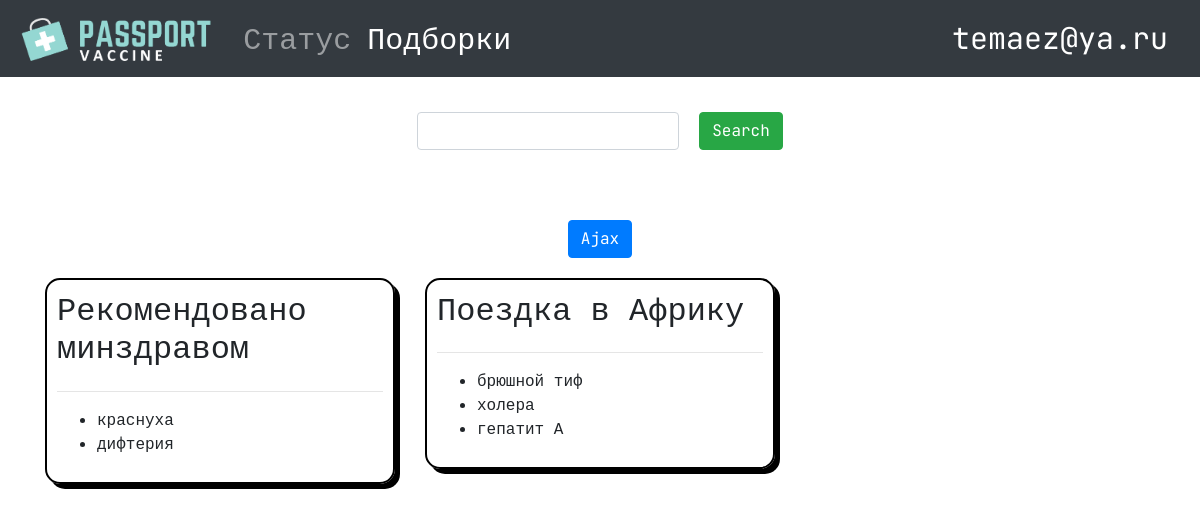
/collections (signed in), run on the app's committed database.
### vaccineapp/models.py (models this page shows, shortened)
class Collection(models.Model):
    name = models.CharField(max_length=200)
    diseases = models.ManyToManyField(Disease, verbose_name="заболевания", blank=True)
    class Meta:
        verbose_name = "Коллекция"
        verbose_name_plural = "Коллекции"
    def get_absolute_url(self):
        return reverse("collection-detail", kwargs={"pk": self.pk})

class Disease(models.Model):
    name = models.CharField(max_length=200)
    vaccines = models.ManyToManyField(Vaccine, verbose_name="вакцины", blank=True)
    class Meta:
        verbose_name = "Заболевание"
        verbose_name_plural = "Заболевания"

### vaccineapp/views.py (the view)
# urls.py: path('collections', views.CollectionList.as_view(), name='collection-list'),
class CollectionList(LoginRequiredMixin, ListView):
    model = Collection

### vaccineapp/templates/vaccineapp/collection_list.html (shortened to what this page needs)
{% extends 'base.html'%} {% load static %} {%block content%}
<main role="main" class="container">
  <div class="row">
    <form method="GET" style="margin-bottom: 50px" class="w-100">
      <div class="row justify-content-center">
        <div class="w-80" style="margin-right: 20px">
          <input
            name="search"
            type="text"
            class="form-control"
            value="{{request.GET.search}}"
            id="ajax-search"
          />
        </div>
        <div class="w-30">
          <input type="submit" value="Search" class="btn btn-success" />
        </div>
      </div>
    </form>
  </div>
  <div class="row" style="margin: 10px">
    <div class="col-12">
      <div class="row justify-content-center" style="margin: 10px">
        <button id="ajax-btn" class="btn btn-primary">Ajax</button>
      </div>
    </div>
  </div>
  <div class="row">
    {%for collection in collection_list%}
    <div class="col-lg-4 col-md-6 col-sm-12">
      <div class="article collection__article">
        <div
          class="collection__container"
          onclick="redirect('{{collection.get_absolute_url}}')"
        >
          <div class="row">
            <div class="col-md-12"><h2>{{collection.name}}</h2></div>
          </div>
          <hr />
          <div class="row">
            <div class="col-md-12">
              <ul>
                {%for disease in collection.diseases.all %}
                <li>{{disease.name}}</li>
                {%endfor%}
              </ul>
            </div>
          </div>
        </div>
      </div>
    </div>
    {%endfor%}
  </div>
</main>
{%endblock%}

### vaccineapp/templates/navbar.html (shortened to what this page needs)
{% load static %}
<nav class="navbar navbar-expand-md navbar-dark fixed-top bg-dark">
    <a class="navbar-brand" href="#">
        <img src="{% static 'img/vaccine_logo.png' %}" height="50" class="d-inline-block align-top" alt="" loading="lazy">
    </a>
    {% if user.is_authenticated %}
    <div class="collapse navbar-collapse" id="navbarCollapse">
        <ul class="navbar-nav mr-auto">
        <li class="nav-item {%if request.path_info == '/' %}active{%endif%}">
            <a class="nav-link" href="/">Статус <span class="sr-only">(current)</span> </a>
        </li>
        <li class="nav-item {%if 'collections' in request.build_absolute_uri   %}active{%endif%}"">
            <a class="nav-link" href="/collections">Подборки</a>
        </li>
        </ul>
    </div>
    <div class="nav-item dropdown my-2 my-lg-0" id="nav-user">
        <a class="nav-link" href="#" id="navbarDropdown" role="button" data-toggle="dropdown" aria-haspopup="true" aria-expanded="false">
        {{ request.user.email }}
        </a>
    </div>
    {%endif%}
</nav>

### vaccineapp/static/style.css (style rules this page uses)
body { min-height: 75rem; padding-top: 7rem; font-family: 'JetBrains Mono', monospace; }
.navbar a { color: white; font-size: 30px; }
.collection__article { position: relative; }
.collection__container { width: 100%; position: absolute; border: 2px solid black; padding: 10px; border-radius: 15px; box-shadow: 5px 5px #000000; margin-bottom: 20px; }
.collection__container::after { clear: both; }

### data on the page
Collection: name "Рекомендовано минздравом"
Disease: name "краснуха"
Disease: name "дифтерия"
Collection: name "Поездка в Африку"
Disease: name "брюшной тиф"
Disease: name "холера"
Disease: name "гепатит А"

### other printed values
{{ request.user.email }} "temaez@ya.ru"
